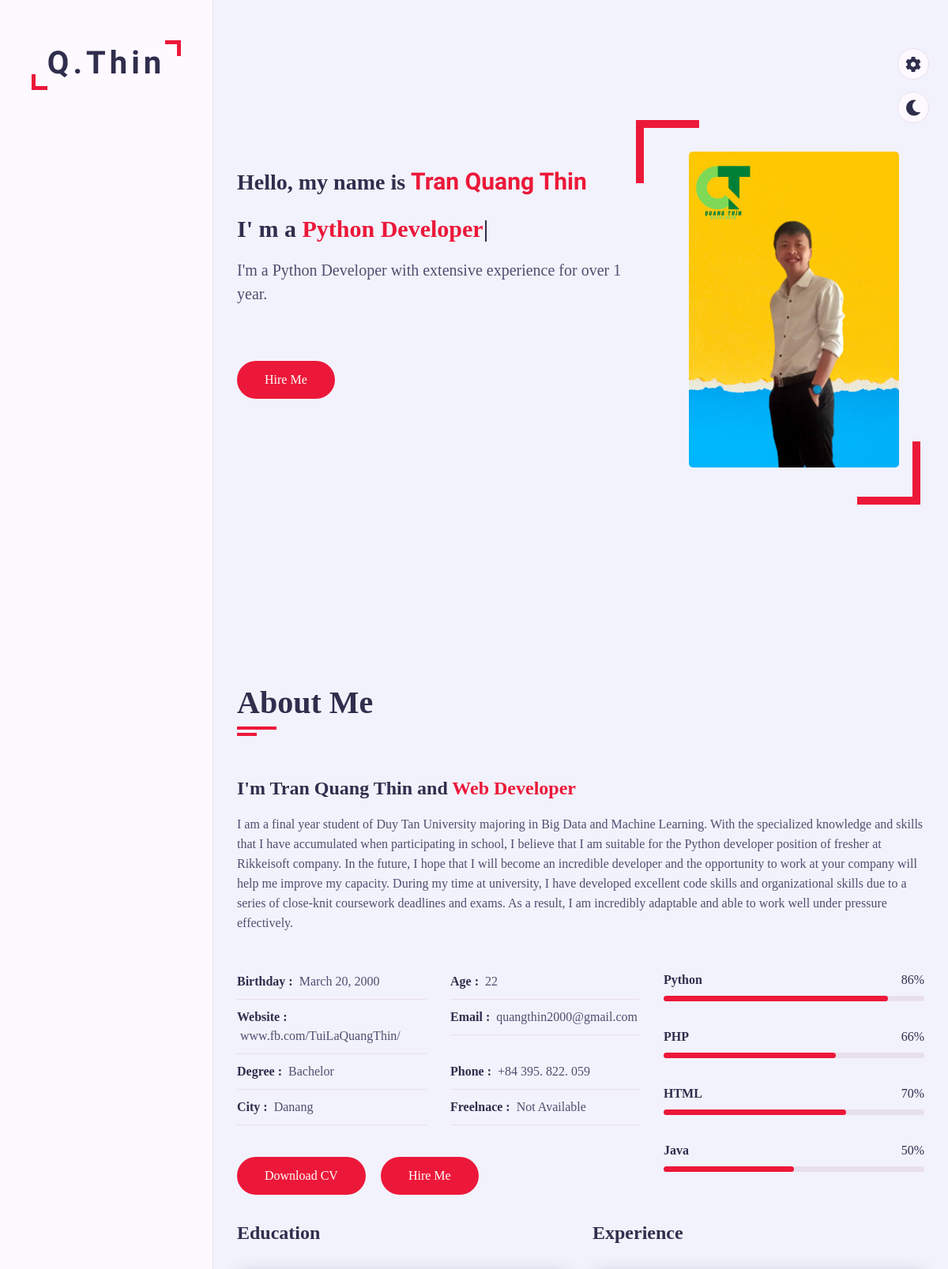
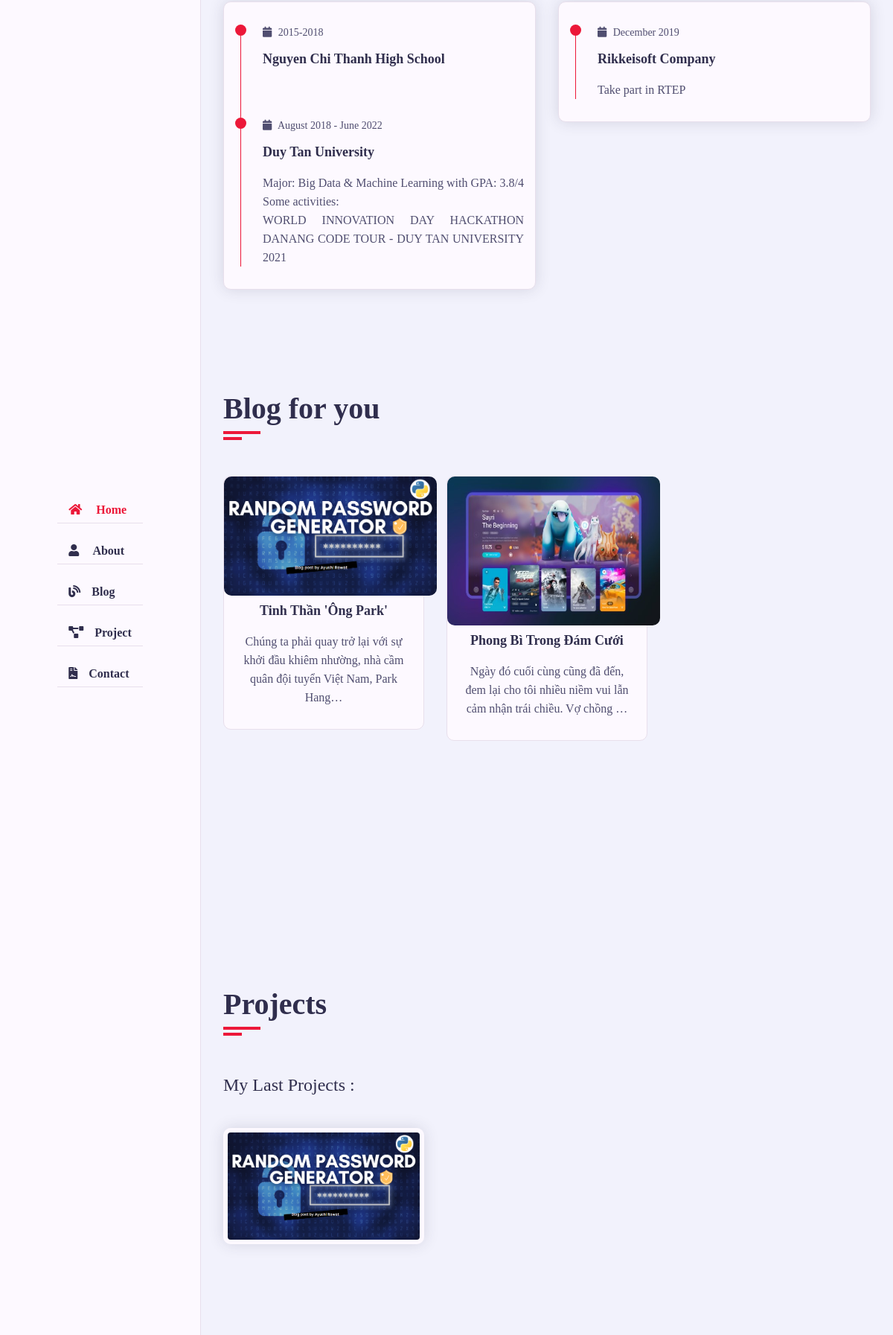
The page / (upper part) on the database its author committed (2 pictures, top to bottom).
### blog/models.py (models this page shows, shortened)
class Blog(models.Model):
    title = models.CharField(max_length=255)
    content = models.TextField()
    image = models.ImageField(upload_to='blog/images')
    tag = models.CharField(max_length=32)
    created_at = models.DateField()
    views = models.IntegerField(default=0)

### project/models.py (models this page shows, shortened)
class Project(models.Model):
    title = models.CharField(max_length=127)
    description = models.CharField(max_length=500)
    image = models.ImageField(upload_to='project/images')
    url = models.CharField(max_length=127)
    created_at = models.DateField()

### portfolio/views.py (the view)
# urls.py: 2. Add a URL to urlpatterns:  path('', views.home, name='home')
def home(request):
    blogs = Blog.objects.order_by('-created_at')
    projects = Project.objects.order_by('-created_at')
    return render(request, 'portfolio/home.html', {'blogs':blogs, 'projects':projects})

### portfolio/templates/portfolio/home.html (shortened to what this page needs)
{% extends 'portfolio/base.html' %}
{% block home %}
{% load static %}
<section class="home section" id="home">
    <div class="container">
        <div class="row">
            <div class="home-info padd-15">
                <h3 class="hello">Hello, my name is <span class="name">Tran Quang Thin</span></h3>
                <h3 class="my-profession">I' m a <span class="typing">Python Developer</span></h3>
                <p>I'm a Python Developer with extensive experience for over 1 year.</p>
                <a href="#contact" class="btn hire-me">Hire Me</a>
            </div>
            <div class="home-img padd-15">
                <img src="{% static 'images/avatar.png' %}" alt="">
            </div>
        </div>
    </div>
</section>
<section class="about section" id="about">
    <div class="container">
        <div class="row">
            <div class="section-title padd-15">
                <h2>About Me</h2>
            </div>
        </div>
        <div class="row">
            <div class="about-content padd-15">
                <div class="row">
                    <div class="about-text padd-15">
                        <h3>I'm Tran Quang Thin and <span>Web Developer</span></h3>
                        <p>
                            I am a final year student of Duy Tan University majoring in Big Data and Machine Learning.
                            With the specialized
                            knowledge and skills that I have accumulated when participating in school, I believe that I
                            am suitable for the
                            Python developer position of fresher at Rikkeisoft company. In the future, I hope that I
                            will become an incredible
                            developer and the opportunity to work at your company will help me improve my capacity.
                            During my time at
                            university, I have developed excellent code skills and organizational skills due to a series
                            of close-knit coursework
                            deadlines and exams. As a result, I am incredibly adaptable and able to work well under
                            pressure effectively.
                        </p>
                    </div>
                </div>
                <div class="row">
                    <div class="personal-info padd-15">
                        <div class="row">
                            <div class="info-item padd-15">
                                <p>Birthday : <span>March 20, 2000</span></p>
                            </div>
                            <div class="info-item padd-15">
                                <p>Age : <span>22</span></p>
                            </div>
                            <div class="info-item padd-15">
                                <p>Website : <span>www.fb.com/TuiLaQuangThin/</span></p>
                            </div>
                            <div class="info-item padd-15">
                                <p>Email : <span>quangthin2000@gmail.com</span></p>
                            </div>
                            <div class="info-item padd-15">
                                <p>Degree : <span>Bachelor</span></p>
                            </div>
                            <div class="info-item padd-15">
                                <p>Phone : <span>+84 395. 822. 059</span></p>
                            </div>
                            <div class="info-item padd-15">
                                <p>City : <span>Danang</span></p>
                            </div>
                            <div class="info-item padd-15">
                                <p>Freelnace : <span>Not Available</span></p>
                            </div>
                        </div>
                        <div class="row">
                            <div class="buttons padd-15">
                                <a href="{% static 'CV.pdf' %}" class="btn">Download CV</a>
                                <a href="#contact" class="btn hire-me">Hire Me</a>
                            </div>
                        </div>
                    </div>
                    <div class="skills padd-15">
                        <div class="row">
                            <div class="skill-item padd-15">
                                <h5>Python</h5>
                                <div class="progress">
                                    <div class="progress-in" style="width: 86%;"></div>
                                    <div class="skill-percent">86%</div>
                                </div>
                            </div>
                            <div class="skill-item padd-15">
                                <h5>PHP</h5>
                                <div class="progress">
                                    <div class="progress-in" style="width: 66%;"></div>
                                    <div class="skill-percent">66%</div>
                                </div>
                            </div>
                            <div class="skill-item padd-15">
                                <h5>HTML</h5>
                                <div class="progress">
                                    <div class="progress-in" style="width: 70%;"></div>
                                    <div class="skill-percent">70%</div>
                                </div>
                            </div>
                            <div class="skill-item padd-15">
                                <h5>Java</h5>
                                <div class="progress">
                                    <div class="progress-in" style="width: 50%;"></div>
                                    <div class="skill-percent">50%</div>
                                </div>
                            </div>
                        </div>
                    </div>
                </div>
                <div class="row">
                    <div class="education padd-15">
                        <h3 class="title">Education</h3>
                        <div class="row">
                            <div class="timeline-box padd-15">
                                <div class="timeline shadow-dark">
                                    <div class="timeline-item">
                                        <div class="circle-dot"></div>
                                        <h3 class="timeline-date">
                                            <i class="fa fa-calendar"></i> 2015-2018
                                        </h3>
                                        <h4 class="timeline-title">Nguyen Chi Thanh High School</h4>
                                    </div>
                                    <div class="timeline-item">
                                        <div class="circle-dot"></div>
                                        <h3 class="timeline-date">
                                            <i class="fa fa-calendar"></i> August 2018 - June 2022
                                        </h3>
                                        <h4 class="timeline-title">Duy Tan University</h4>
                                        <p class="timeline-text">
                                            Major: Big Data & Machine Learning with GPA: 3.8/4
                                            <br />
                                            Some activities:
                                            <br />
                                            WORLD INNOVATION DAY HACKATHON
                                            DANANG CODE TOUR - DUY TAN UNIVERSITY 2021
                                        </p>
                                    </div>
                                </div>
                            </div>
                        </div>
                    </div>
                    <div class="experience padd-15">
                        <h3 class="title">Experience</h3>
                        <div class="row">
                            <div class="timeline-box padd-15">
                                <div class="timeline shadow-dark">
                                    <div class="timeline-item">
                                        <div class="circle-dot"></div>
                                        <h3 class="timeline-date">
                                            <i class="fa fa-calendar"></i> December 2019
                                        </h3>
                                        <h4 class="timeline-title">Rikkeisoft company</h4>
                                        <p class="timeline-text">Take part in RTEP </p>
                                    </div>
                                </div>
                            </div>
                        </div>
                    </div>
                </div>
            </div>
        </div>
    </div>
</section>
<section class="blog section" id="blog">
    <div class="container">
        <div class="row">
            <div class="section-title padd-15">
                <a href="{% url 'blog:all_blog' %}"><h2>Blog for you</h2></a>
            </div>
        </div>
        <div class="row">
            {% for blog in blogs %}
            <div class="blog-item padd-15">
                <div class="blog-item-inner">
                    <div class="image">
                        <img src="{{ blog.image.url }}" alt="image" />
                    </div>
                    <h4>{{blog.title}}</h4>
                    <p>{{blog.content | truncatechars:100 }}
                    </p>
                </div>
            </div>
            {% endfor %}
        </div>
    </div>
</section>
<section class="project section" id="project">
    <div class="container">
        <div class="row">
            <div class="section-title padd-15">
                <h2>Projects</h2>
            </div>
        </div>
        <div class="row">
            <div class="project-heading padd-15">
                <h2>My Last Projects :</h2>
            </div>
        </div>
        <div class="row">
            {% for project in projects %}
            <div class="project-item padd-15">
                <div class="project-item-inner shadow-dark">
                    <div class="project-img">
                        <img src="{{ project.image.url }}" alt="" />
                    </div>
                </div>
            </div>
            {% endfor %}
        </div>
    </div>
</section>
{% endblock %}

### portfolio/static/css/skins/color-1.css (style rules this page uses)
:root { --skin-color:#ec1839; }

### rows shown on the page
Blog: image (picture), title "Tinh Thần 'ông Park'", content "Chúng ta phải quay trở lại với sự khởi đầu khiêm nhường, nhà cầm quân đội tuyển Việt Nam, Park Hang…"
Blog: image (picture), title "Phong Bì Trong Đám Cưới", content "Ngày đó cuối cùng cũng đã đến, đem lại cho tôi nhiều niềm vui lẫn cảm nhận trái chiều. Vợ chồng …"
Project: image (picture)
